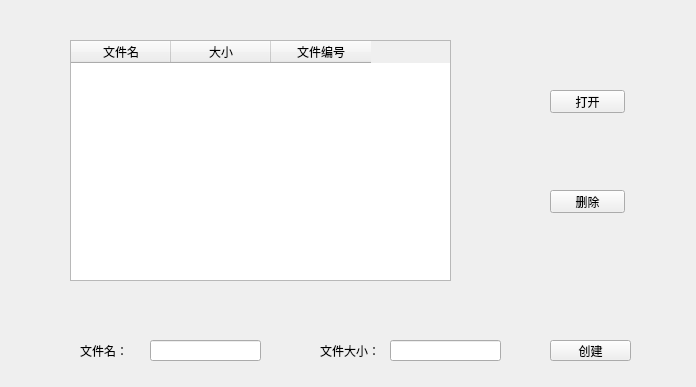
<?xml version="1.0" encoding="UTF-8"?>
<ui version="4.0">
 <class>MyFile</class>
 <widget class="QMainWindow" name="MyFile">
  <property name="geometry">
   <rect>
    <x>0</x>
    <y>0</y>
    <width>696</width>
    <height>387</height>
   </rect>
  </property>
  <property name="windowTitle">
   <string>我的电脑</string>
  </property>
  <property name="styleSheet">
   <string notr="true"/>
  </property>
  <widget class="QWidget" name="centralwidget">
   <widget class="QPushButton" name="pushButton">
    <property name="geometry">
     <rect>
      <x>550</x>
      <y>340</y>
      <width>81</width>
      <height>21</height>
     </rect>
    </property>
    <property name="text">
     <string>创建</string>
    </property>
   </widget>
   <widget class="QLineEdit" name="filesize">
    <property name="geometry">
     <rect>
      <x>390</x>
      <y>340</y>
      <width>111</width>
      <height>21</height>
     </rect>
    </property>
   </widget>
   <widget class="QLineEdit" name="filename">
    <property name="geometry">
     <rect>
      <x>150</x>
      <y>340</y>
      <width>111</width>
      <height>21</height>
     </rect>
    </property>
   </widget>
   <widget class="QLabel" name="label">
    <property name="geometry">
     <rect>
      <x>80</x>
      <y>340</y>
      <width>71</width>
      <height>21</height>
     </rect>
    </property>
    <property name="text">
     <string>文件名：</string>
    </property>
   </widget>
   <widget class="QLabel" name="label_2">
    <property name="geometry">
     <rect>
      <x>320</x>
      <y>340</y>
      <width>71</width>
      <height>21</height>
     </rect>
    </property>
    <property name="text">
     <string>文件大小：</string>
    </property>
   </widget>
   <widget class="QTableWidget" name="tableWidget">
    <property name="geometry">
     <rect>
      <x>70</x>
      <y>40</y>
      <width>381</width>
      <height>241</height>
     </rect>
    </property>
    <property name="editTriggers">
     <set>QAbstractItemView::NoEditTriggers</set>
    </property>
    <attribute name="horizontalHeaderVisible">
     <bool>true</bool>
    </attribute>
    <attribute name="verticalHeaderVisible">
     <bool>false</bool>
    </attribute>
    <column>
     <property name="text">
      <string>文件名</string>
     </property>
    </column>
    <column>
     <property name="text">
      <string>大小</string>
     </property>
    </column>
    <column>
     <property name="text">
      <string>文件编号</string>
     </property>
    </column>
   </widget>
   <widget class="QPushButton" name="pushButton_2">
    <property name="geometry">
     <rect>
      <x>550</x>
      <y>90</y>
      <width>75</width>
      <height>23</height>
     </rect>
    </property>
    <property name="text">
     <string>打开</string>
    </property>
   </widget>
   <widget class="QPushButton" name="pushButton_3">
    <property name="geometry">
     <rect>
      <x>550</x>
      <y>190</y>
      <width>75</width>
      <height>23</height>
     </rect>
    </property>
    <property name="text">
     <string>删除</string>
    </property>
   </widget>
  </widget>
 </widget>
 <resources/>
 <connections/>
</ui>
